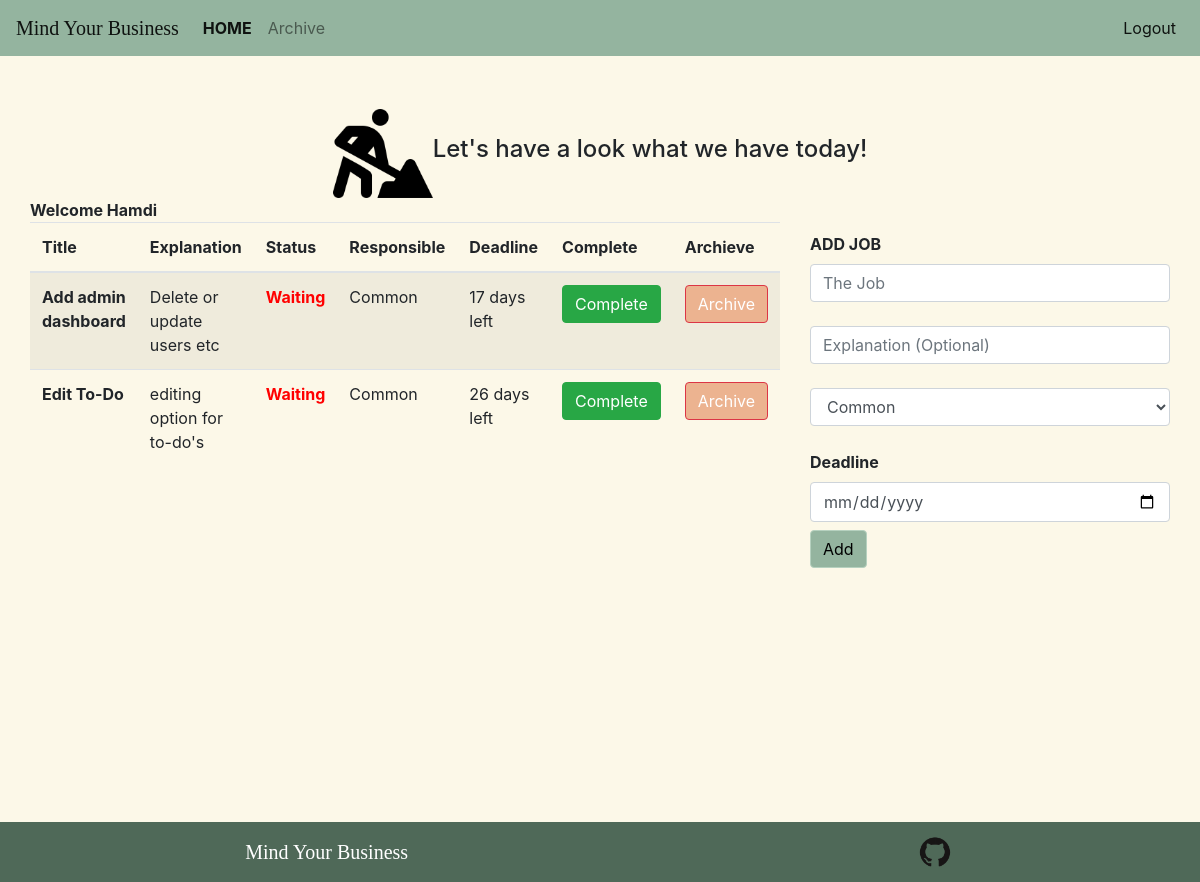
Page / (signed in) on the committed database.
### isinebak.py (models this page shows)
class Userv2(db.Model):
    id = db.Column(db.Integer, primary_key=True)
    name = db.Column(db.String)
    surname = db.Column(db.String)
    username = db.Column(db.String)
    password = db.Column(db.String)
    department = db.Column(db.String)

class TodoV2(db.Model):
    id = db.Column(db.Integer, primary_key=True)
    title = db.Column(db.String)
    content = db.Column(db.String)
    complete = db.Column(db.Boolean)
    archive = db.Column(db.Boolean)
    who = db.Column(db.String)
    responsible = db.Column(db.String)
    last_date = db.Column(db.Date)

### isinebak.py (the view, shortened to what this page needs)
@app.route("/",methods=["GET","POST"])
def index():
    today = datetime.now().date()
    departmentsAll = ["Department 1","Department 2","Department 3","Department 4"]
    if "logged_in" in session:
        form = TodoForm(request.form)
        if session["department"] == "Admin":
            todos = TodoV2.query.filter_by(archive=False)
            users = Userv2.query.order_by(Userv2.name).all()
            return render_template("index.html",todos=todos,today=today,form=form,departmentsAll=departmentsAll,users=users)
    else:
        return render_template("index.html")

### isinebak.py
class TodoForm(Form):
    deadline = DateField("Deadline",format='%Y-%m-%d',validators=[validators.DataRequired(message="It should be finished one day, right?")])

### templates/index.html (shortened to what this page needs)
{% extends 'layout.html' %}
{% block body %}
{% from "includes/formhelpers.html" import render_field %}
<div class="flex">
    <div><img src="{{url_for('static', filename='logo2.png')}}", width="100px" ,height=auto class="center"/></div>
    <div class="hello"><h4>Let's have a look what we have today!</h4></div>
</div>
{% if session["logged_in"] %}
<div class="container-fluid">
    <B>Welcome {{session["name"]}}</B>
    <div class="row">
        <div class="box box-left col-8">
            {% if todos == [] %}
                <div class="alert alert-success" role="alert"> We have NOTHING to do! YEEEEAAAYYYYYY!!</div>
            {% else %}
            <table class="table table-striped">
            <thead>
              <tr>
                <th scope="col">Title</th>
                <th scope="col">Explanation</th>
                <th scope="col">Status</th>
                <th scope="col">Responsible</th>
                <th scope="col">Deadline</th>
                <th scope="col">Complete</th>
                <th scope="col">Archieve</th>
              </tr>
            </thead>
            <tbody>
              {% for todo in todos %}
              <tr>
                <th scope="row">{{todo.title}}</th>
                <td>{{todo.content}}</td>
                <td>
                    {% if todo.complete %}
                    <font color="green"> <b>OK</b> </font>
                    {% else %}
                    <font color="red"> <b>Waiting</b> </font>
                    {% endif %}
                </td>
                <td>{{todo.responsible}}</td>
                <td>
                  {% if todo.complete %}
                  <B>DONE</B>
                  {% else %}
                    {% if (todo.last_date-today).days<0 %}
                    <font color="red"><b> {{((todo.last_date-today).days)*(-1)}} days DELAYED</b> </font>
                    {% else %}
                    {{(todo.last_date-today).days}} days left
                    {% endif %}
                  {% endif %}
                </td>
                <td>
                  {% if todo.complete %}
                  <a href="/complete/{{todo.id}}" class="btn btn-warning">Not Yet</a>
                  {% else %}
                  <a href="/complete/{{todo.id}}" class="btn btn-success">Complete</a>
                  {% endif %}
                </td>
                <td><a href="/archive/{{todo.id}}" class="btn btn-danger" style="background-color: #ECB390;">Archive</a> </td>
              {% endfor %}
            </tbody>
          </table>
            {% endif %}
        </div>
        <div class="container-fluid box box-right col-4">
            <form style="margin-top:10px;" action="/add" method ="POST">
                <div class="form-group">
                    <label for="formGroupExampleInput"><B>ADD JOB</B></label>
                    <input type="text" class="form-control" name ="title" id="formGroupExampleInput" placeholder="The Job"> <br>
                    <input type="text" class="form-control" name ="content" id="formGroupExampleInput" placeholder="Explanation (Optional)"> <br>
                    <select class="form-control" name="responsible" id="exampleFormControlSelect1">
                      <option>Common</option>
                    </select>
                    <br>
                    {{render_field(form.deadline, class="form-control")}}
                    <button type="submit" style="color: black; background-color:#94B49F; border-color:#b6d1bf;" class="btn btn-info">Add</button>
                </div>
            </form>
        </div>
    </div>
{% endif %}
</div>
{% endblock body %}

### templates/layout.html (shortened to what this page needs)
<!DOCTYPE html>
<html lang="en">
<head>
    <link rel="stylesheet" href="https://cdn.jsdelivr.net/npm/bootstrap@4.0.0/dist/css/bootstrap.min.css">
    <link href="https://unpkg.com/bootstrap-table@1.20.2/dist/bootstrap-table.min.css" rel="stylesheet">
</head>
<body>
    {% include "includes/navbar.html" %}
    <br>
    <br>
    <div class="container-fluid">
        {% block body %}
        {% endblock body %}
    </div>
</body>
<footer class="footer">
    <a class="navbar-brand" href="/" style="font-family:French Script MT; color:white;" >Mind Your Business</a>
    <a href="https://github.com/hamdiozdemir" target="_blank"><img src="{{url_for('static', filename='github.png')}}" width="40px" class="center"/></a>
</footer>
</html>

### templates/includes/navbar.html (shortened to what this page needs)
<nav class="navbar navbar-expand-lg navbar-light" style="background-color: #94B49F;">
    <a class="navbar-brand" href="/" style="font-family:French Script MT;" >Mind Your Business</a>
    <div class="collapse navbar-collapse" id="navbarNavAltMarkup">
      <div class="navbar-nav">
        <a class="nav-item nav-link active" href="/"> <b>HOME</b> <span class="sr-only">(current)</span></a>
        {% if session["logged_in"] %}
        <a class="nav-item nav-link" href="/viewarchive">Archive</a>
        {% endif %}
      </div>
      <ul class="navbar-nav ml-auto">
      {% if session["logged_in"] %}
      <li class="nav-item active">
        <a class="nav-link" href="/logout"> Logout </a>
      </li>
      {% endif %}
    </ul>
    </div>
  </nav>

### templates/includes/formhelpers.html (shortened to what this page needs)
{% macro render_field(field) %}
  <dt>{{ field.label }}
  <dd>{{ field(**kwargs)|safe }}
  </dd>
{% endmacro %}

### templates/layout.html (style rules this page uses)
* { box-sizing: border-box; }
body { background-color: #FCF8E8; position:relative; min-height: 100vh; padding-bottom: 60px; }
.box { min-height: 600px; min-width: 200px; }
.flex { display: flex; width: 100%; justify-content: center; margin-top: 5px; align-items: center; }
.hello { text-align:center; }
.footer { display: flex; margin: 0 auto; width: 100%; background: #4f6958; height: 60px; justify-content:space-around; align-items: center; position: absolute; bottom: 0; }

### rows in the picture
Userv2: name "Hamdi"
TodoV2: title "Add admin dashboard", content "Delete or update users etc", complete "Waiting", responsible "Common", (todo.last_date-today).days "17"
TodoV2: title "Edit To-Do", content "editing option for to-do's", complete "Waiting", responsible "Common", (todo.last_date-today).days "26"

### other values in the picture
{{ field.label }} "Deadline"
